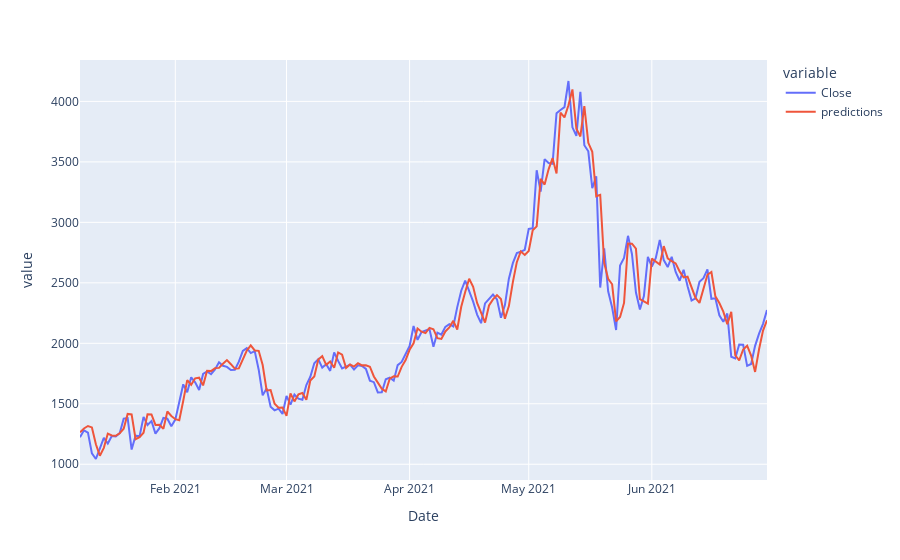

The cell this chart's notebook holds for it:
### Markdown cell above
Not bad on such a large data set.

Take a look at the model prediction on the train input, and compare with the true prices in one figure.

### Code cell
train_df['predictions'] = model.predict(X)
px.line(train_df, y=['Close', 'predictions'])

### Figure 1 — Plotly figure (JSON) as saved in the notebook; plotly's stock layout.template omitted (floating-point values rounded to 4 significant figures; data arrays with more than 128 entries replaced by an {"elided": "..."} marker saying what was removed)
{"data": [{"hovertemplate": "variable=Close<br>Date=%{x}<br>value=%{y}<extra></extra>", "legendgroup": "Close", "line": {"color": "#636efa", "dash": "solid"}, "marker": {"symbol": "circle"}, "mode": "lines", "name": "Close", "orientation": "v", "showlegend": true, "type": "scatter", "x": {"elided": "174 str values"}, "xaxis": "x", "y": {"elided": "174 float values"}, "yaxis": "y"}, {"hovertemplate": "variable=predictions<br>Date=%{x}<br>value=%{y}<extra></extra>", "legendgroup": "predictions", "line": {"color": "#EF553B", "dash": "solid"}, "marker": {"symbol": "circle"}, "mode": "lines", "name": "predictions", "orientation": "v", "showlegend": true, "type": "scatter", "x": {"elided": "174 str values"}, "xaxis": "x", "y": {"elided": "174 float values"}, "yaxis": "y"}], "layout": {"legend": {"title": {"text": "variable"}, "tracegroupgap": 0}, "margin": {"t": 60}, "xaxis": {"anchor": "y", "domain": [0, 1], "title": {"text": "Date"}}, "yaxis": {"anchor": "x", "domain": [0, 1], "title": {"text": "value"}}}}
